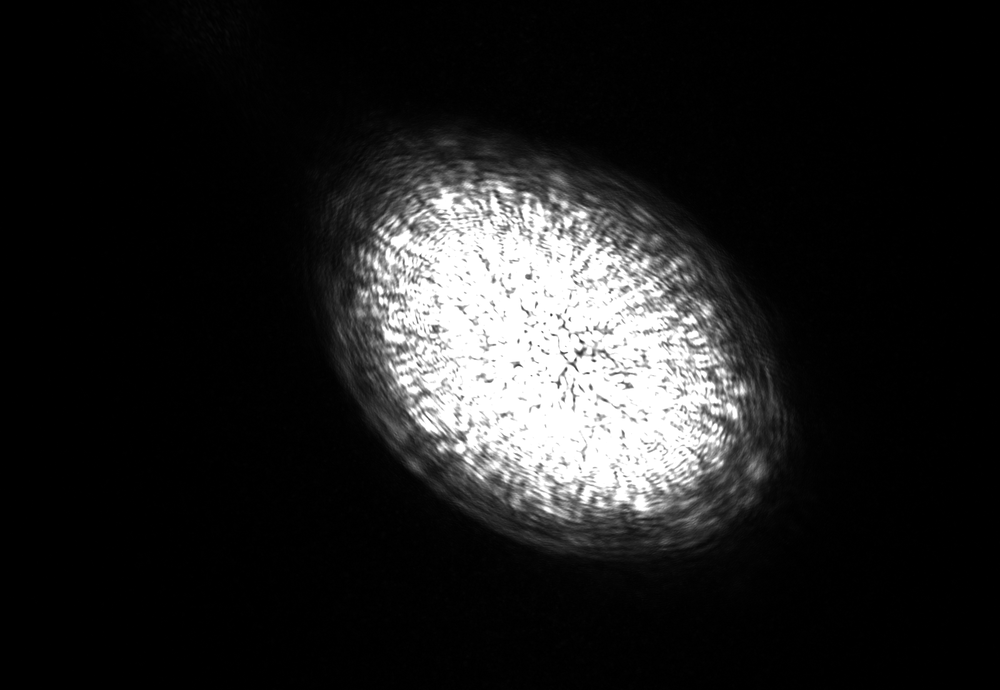
#> input picture Near_Field_Analysis/Exploratory_Code/Old_Near_Field_Edge_Contours/Images/20220310 1130 Far Field No ND.png, 1000 x 690 px, shrunk from 1600 x 1104 before the run
$ python near_field_edge_contours_test.py
#> lines starting #> are read from the running program, lines starting #| are printed output that depends on the picture; after the words box and inside, x2 and y2 are one past the last pixel; in counts of white or black regions, pixels touching at a corner belong together
#> further down, img is the input picture: shape (690, 1000); min 0, max 255, mean 33.3
#Matthew Leung
#March 2022

import sys
import numpy as np
import matplotlib.pyplot as plt
import matplotlib.patches as patches
import cv2 as cv
import scipy.ndimage
import warnings

#######################################################################################

def binary_circle(x, y, x0, y0, r):
    """Filled binary circle"""
    return np.where((x-x0)**2 + (y-y0)**2 < r**2, 1, 0)

#######################################################################################

def apply_sobel_op(img):
    """
    Apply Sobel operator to image
    """
    #Resources:
    #https://opencv24-python-tutorials.readthedocs.io/en/latest/py_tutorials/py_imgproc/py_gradients/py_gradients.html
    #https://docs.opencv.org/3.4/d2/d2c/tutorial_sobel_derivatives.html
    #https://docs.opencv.org/3.4/d4/d86/group__imgproc__filter.html#gacea54f142e81b6758cb6f375ce782c8d

    #Set depth of output image
    #https://docs.opencv.org/3.4/d4/d86/group__imgproc__filter.html#filter_depths
    #ddepth = cv.CV_16S
    ddepth = cv.CV_64F
    ksize = 3 #kernel size

    grad_x = cv.Sobel(img, ddepth, dx=1, dy=0, ksize=ksize) #x gradient
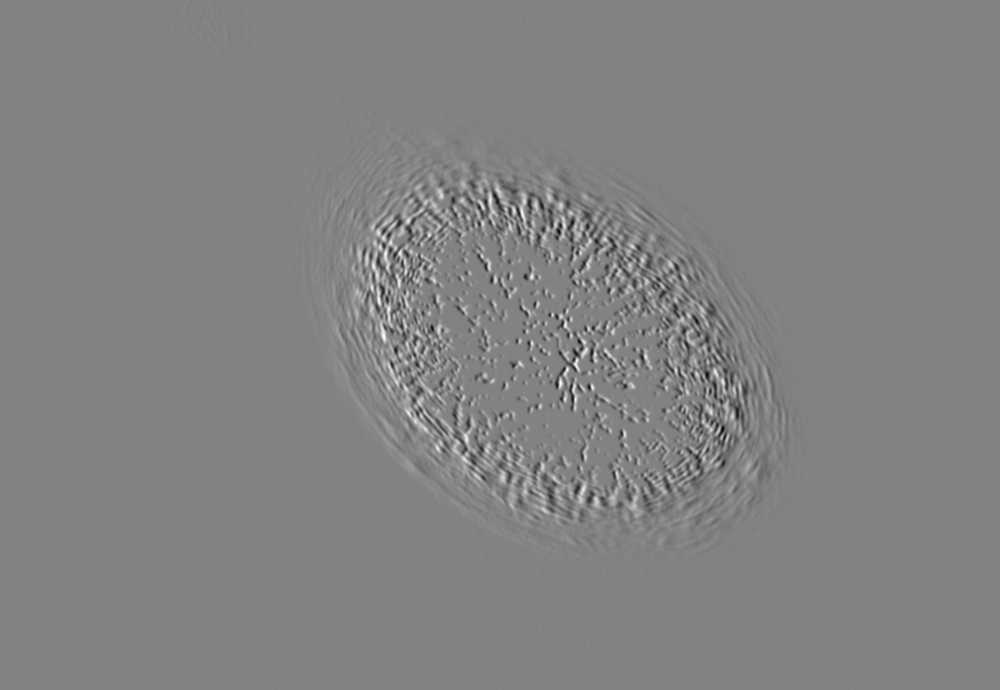
#> grad_x: shape (690, 1000) float64; min -394, max 375, mean 0; drawn with min black and max white
    grad_y = cv.Sobel(img, ddepth, dx=0, dy=1, ksize=ksize) #y gradient
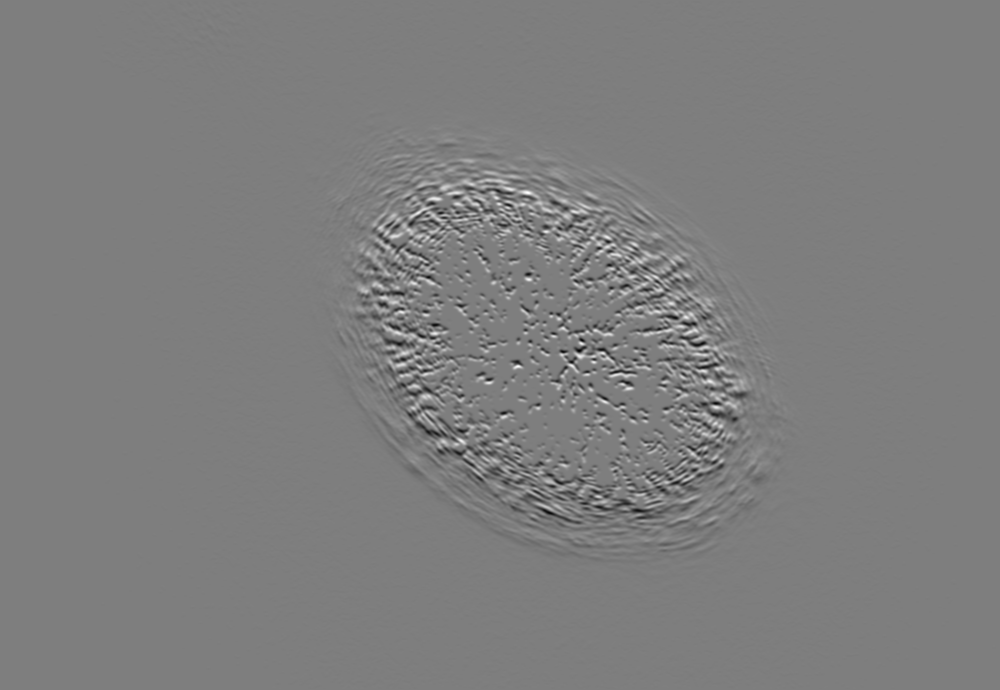
#> grad_y: shape (690, 1000) float64; min -392, max 401, mean 0; drawn with min black and max white
    grad = (np.abs(grad_x) + np.abs(grad_y))/2 #approximation of total gradient
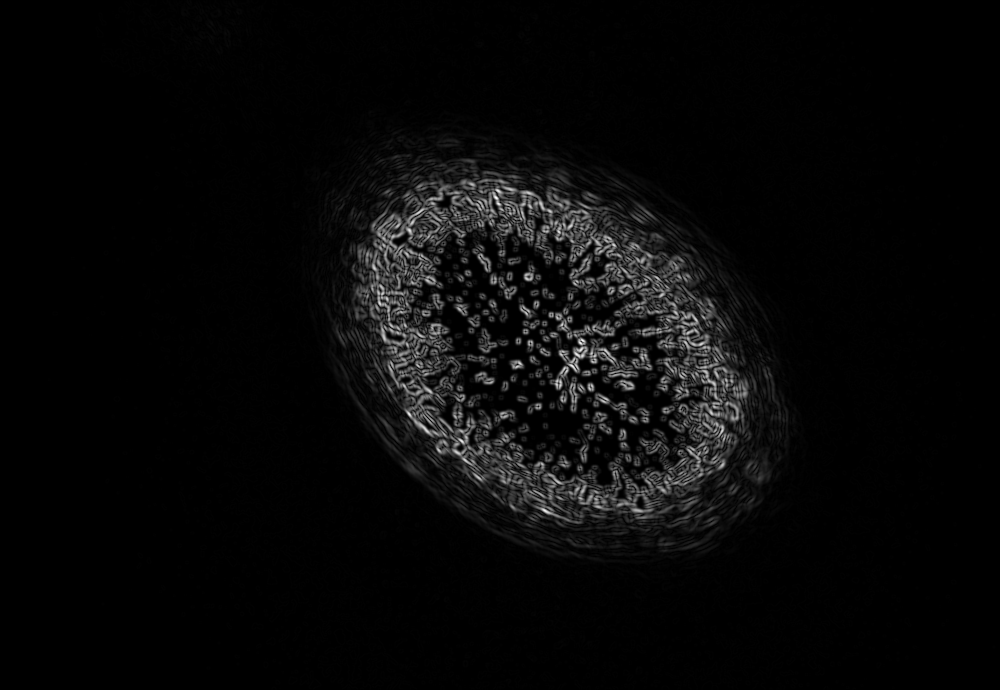
#> grad: shape (690, 1000) float64; min 0, max 298, mean 10; drawn with min black and max white
    return grad

#######################################################################################

# [142 lines left out: functions get_image_centroid_vectorized_no_norm, find_circle_from_binary_image, process_contours_ellipse_output, find_edge_contours, find_edge, plot_edge, not called in this run]

if __name__ == "__main__":
    #filename = 'Images/220301_1634 NF of 200um Fiber, Laser Source.jpg'
    filename = 'Images/220301_1635 NF of 200um Fiber, Laser Source.jpg'
    #filename = 'Images/220301_1626 NF of 200um Fiber, Laser Source.jpg'
    filename = 'Images/20220310 1128 Far Field.png'
    filename = 'Images/20220310 1130 Far Field No ND.png'
    img = cv.imread(filename, cv.IMREAD_GRAYSCALE)
    noise = np.round(np.random.normal(25,5,img.shape).reshape(img.shape))
    noise = noise.astype('uint8')
    #img += noise

    ###########################################################################
    #Gaussian blur the image to smooth out noise
    blurred_img = cv.GaussianBlur(img, (5, 5), 0)
    #Apply Sobel operator
    grad = apply_sobel_op(blurred_img)
    plt.figure()
    plt.imshow(grad)
    plt.show()
    blurred_img = grad
    plt.figure()
    plt.hist(blurred_img.ravel(), int(np.max(blurred_img))+1)
    plt.show()
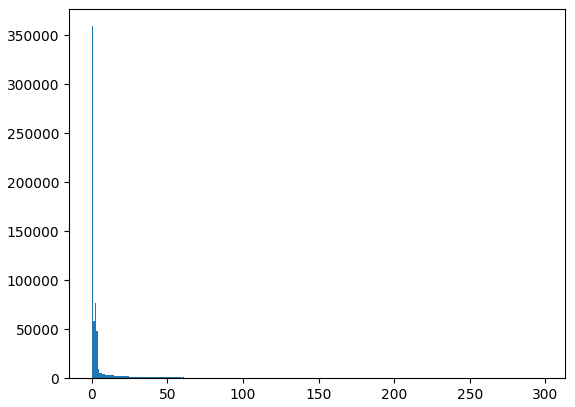
#> figure drawn by matplotlib, 1 panel; tallest bar 359384 high, from x = -5.55e-17 to 0.997
    grad_32bit = (grad / np.max(grad) * 2**8).astype(np.uint8)

    thresh2 = cv.adaptiveThreshold(grad_32bit, 255, cv.ADAPTIVE_THRESH_GAUSSIAN_C, cv.THRESH_BINARY, 45, 1)
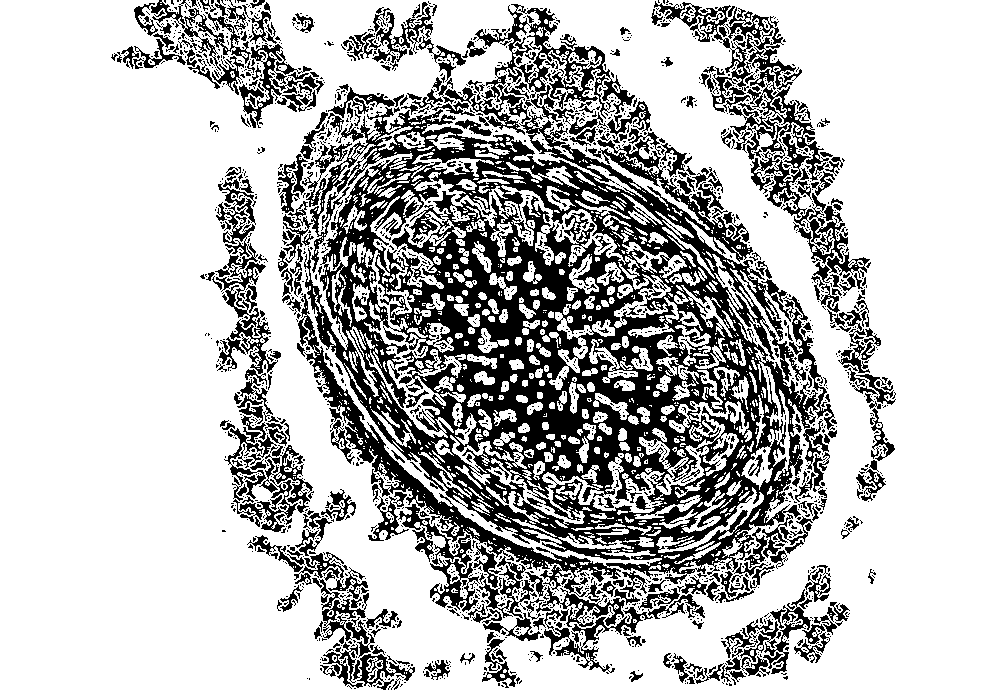
#> thresh2: shape (690, 1000); 73.6% white; 2958 black regions (2404 under 20 px), largest, box (x1, y1, x2, y2) and area: (298, 107, 818, 597) 104048, (475, 4, 635, 114) 3565, (654, 1, 753, 113) 1516
    plt.figure()
    plt.imshow(thresh2)
    plt.title('adaptive threshold')
    plt.show()

    sys.exit()
#> (the program exits here)

$ run again, with Near_Field_Analysis/Exploratory_Code/Old_Near_Field_Edge_Contours/Images/220301_1626 NF of 200um Fiber, Laser Source.jpg saved as Near_Field_Analysis/Exploratory_Code/Old_Near_Field_Edge_Contours/Images/20220310 1130 Far Field No ND.png
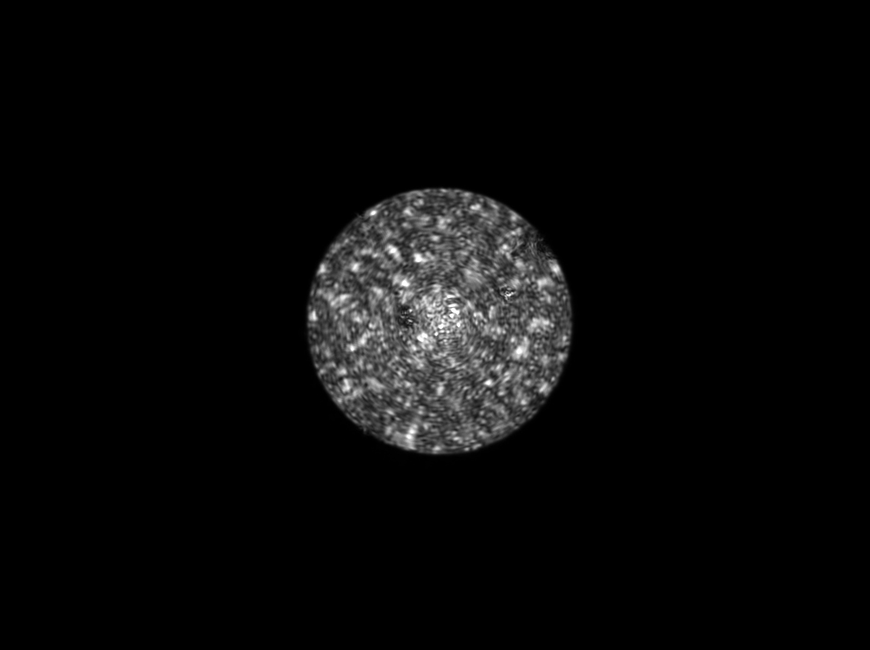
#> input picture Near_Field_Analysis/Exploratory_Code/Old_Near_Field_Edge_Contours/Images/220301_1626 NF of 200um Fiber, Laser Source.jpg, 870 x 650 px, shrunk from 1392 x 1040 before the run
#> img is the input picture: shape (650, 870); min 0, max 255, mean 9.3
#> `plt.show()`:
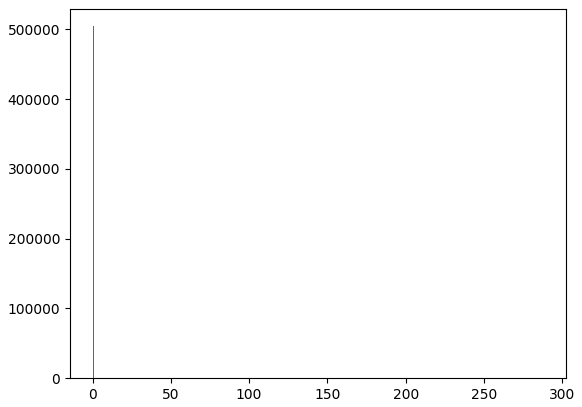
#> figure drawn by matplotlib, 1 panel; tallest bar 504316 high, from x = 5.55e-17 to 0.997
#> `thresh2 = cv.adaptiveThreshold(grad_32bit, 255, cv.ADAPTIVE_THRESH_GAU..`:
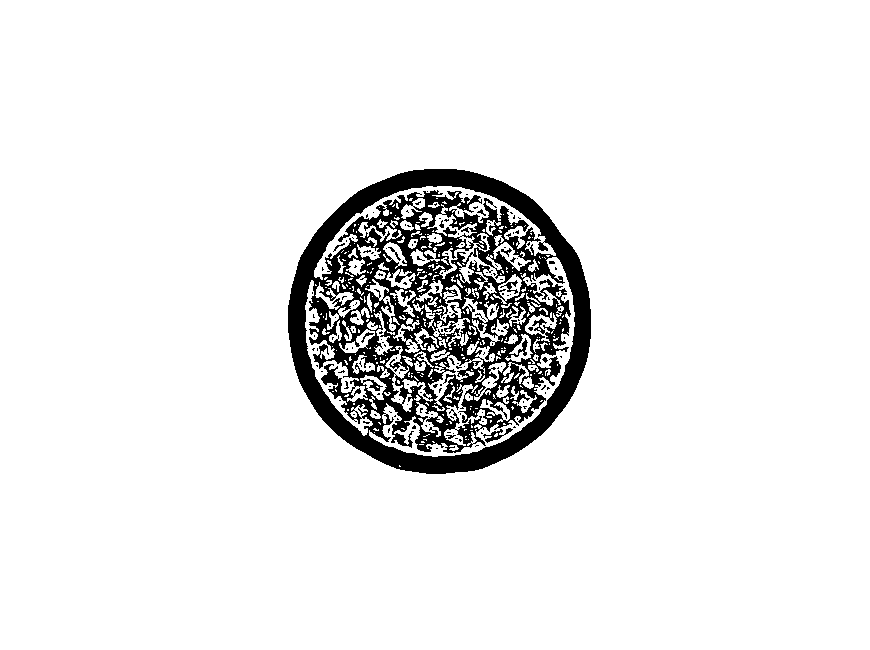
#> thresh2: shape (650, 870); 91.9% white; 189 black regions (178 under 20 px), largest, box (x1, y1, x2, y2) and area: (288, 169, 591, 474) 44436, (483, 428, 513, 443) 139, (500, 280, 518, 294) 82
